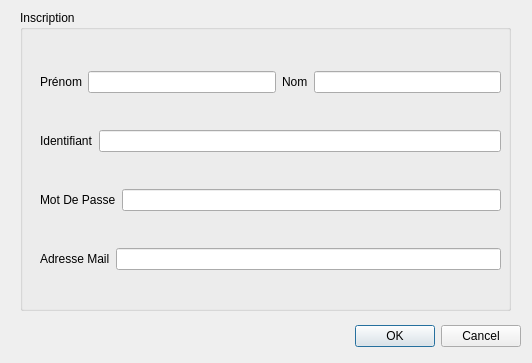
<?xml version="1.0" encoding="UTF-8"?>
<ui version="4.0">
 <class>ViewInscription</class>
 <widget class="QDialog" name="ViewInscription">
  <property name="geometry">
   <rect>
    <x>0</x>
    <y>0</y>
    <width>532</width>
    <height>363</height>
   </rect>
  </property>
  <property name="windowTitle">
   <string>Dialog</string>
  </property>
  <widget class="QDialogButtonBox" name="buttonBox">
   <property name="geometry">
    <rect>
     <x>350</x>
     <y>320</y>
     <width>171</width>
     <height>32</height>
    </rect>
   </property>
   <property name="orientation">
    <enum>Qt::Horizontal</enum>
   </property>
   <property name="standardButtons">
    <set>QDialogButtonBox::Cancel|QDialogButtonBox::Ok</set>
   </property>
  </widget>
  <widget class="QGroupBox" name="groupBox">
   <property name="geometry">
    <rect>
     <x>20</x>
     <y>10</y>
     <width>491</width>
     <height>301</height>
    </rect>
   </property>
   <property name="title">
    <string>Inscription</string>
   </property>
   <widget class="QWidget" name="verticalLayoutWidget">
    <property name="geometry">
     <rect>
      <x>20</x>
      <y>30</y>
      <width>461</width>
      <height>261</height>
     </rect>
    </property>
    <layout class="QVBoxLayout" name="verticalLayout_3">
     <item>
      <layout class="QHBoxLayout" name="horizontalLayout">
       <item>
        <widget class="QLabel" name="label_2">
         <property name="maximumSize">
          <size>
           <width>16777215</width>
           <height>30</height>
          </size>
         </property>
         <property name="text">
          <string>Prénom</string>
         </property>
        </widget>
       </item>
       <item>
        <widget class="QLineEdit" name="prenom"/>
       </item>
       <item>
        <widget class="QLabel" name="label">
         <property name="maximumSize">
          <size>
           <width>16777215</width>
           <height>30</height>
          </size>
         </property>
         <property name="text">
          <string>Nom</string>
         </property>
        </widget>
       </item>
       <item>
        <widget class="QLineEdit" name="nom"/>
       </item>
      </layout>
     </item>
     <item>
      <layout class="QHBoxLayout" name="horizontalLayout_2">
       <item>
        <widget class="QLabel" name="label_3">
         <property name="maximumSize">
          <size>
           <width>16777215</width>
           <height>30</height>
          </size>
         </property>
         <property name="text">
          <string>Identifiant</string>
         </property>
        </widget>
       </item>
       <item>
        <widget class="QLineEdit" name="identifiant"/>
       </item>
      </layout>
     </item>
     <item>
      <layout class="QHBoxLayout" name="horizontalLayout_4">
       <item>
        <widget class="QLabel" name="label_4">
         <property name="maximumSize">
          <size>
           <width>16777215</width>
           <height>30</height>
          </size>
         </property>
         <property name="text">
          <string>Mot De Passe</string>
         </property>
        </widget>
       </item>
       <item>
        <widget class="QLineEdit" name="mdp">
         <property name="echoMode">
          <enum>QLineEdit::Password</enum>
         </property>
        </widget>
       </item>
      </layout>
     </item>
     <item>
      <layout class="QHBoxLayout" name="horizontalLayout_6">
       <item>
        <widget class="QLabel" name="label_5">
         <property name="maximumSize">
          <size>
           <width>16777215</width>
           <height>30</height>
          </size>
         </property>
         <property name="text">
          <string>Adresse Mail</string>
         </property>
        </widget>
       </item>
       <item>
        <widget class="QLineEdit" name="adrmail"/>
       </item>
      </layout>
     </item>
    </layout>
   </widget>
  </widget>
  <widget class="QLabel" name="warning">
   <property name="geometry">
    <rect>
     <x>10</x>
     <y>320</y>
     <width>300</width>
     <height>30</height>
    </rect>
   </property>
   <property name="maximumSize">
    <size>
     <width>300</width>
     <height>30</height>
    </size>
   </property>
   <property name="text">
    <string/>
   </property>
  </widget>
 </widget>
 <resources/>
 <connections>
  <connection>
   <sender>buttonBox</sender>
   <signal>accepted()</signal>
   <receiver>ViewInscription</receiver>
   <slot>accept()</slot>
   <hints>
    <hint type="sourcelabel">
     <x>248</x>
     <y>254</y>
    </hint>
    <hint type="destinationlabel">
     <x>157</x>
     <y>274</y>
    </hint>
   </hints>
  </connection>
  <connection>
   <sender>buttonBox</sender>
   <signal>rejected()</signal>
   <receiver>ViewInscription</receiver>
   <slot>reject()</slot>
   <hints>
    <hint type="sourcelabel">
     <x>316</x>
     <y>260</y>
    </hint>
    <hint type="destinationlabel">
     <x>286</x>
     <y>274</y>
    </hint>
   </hints>
  </connection>
 </connections>
</ui>
